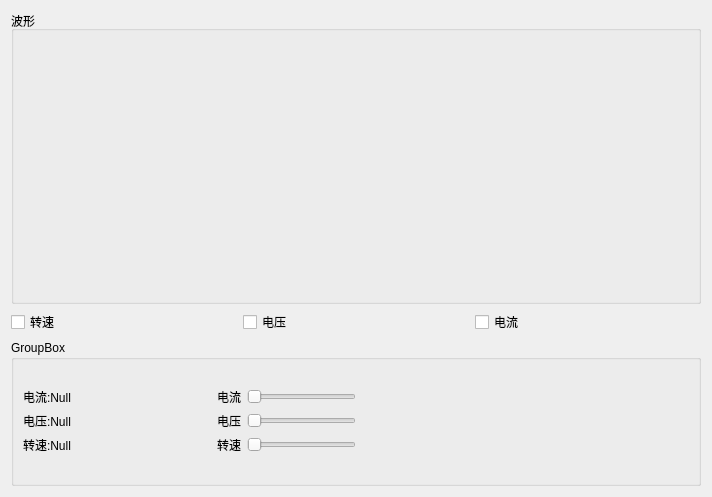
<?xml version="1.0" encoding="UTF-8"?>
<ui version="4.0">
 <class>viewShowForm</class>
 <widget class="QWidget" name="viewShowForm">
  <property name="geometry">
   <rect>
    <x>0</x>
    <y>0</y>
    <width>712</width>
    <height>497</height>
   </rect>
  </property>
  <property name="windowTitle">
   <string>Form</string>
  </property>
  <layout class="QGridLayout" name="gridLayout">
   <item row="0" column="0">
    <layout class="QVBoxLayout" name="verticalLayout_10" stretch="2,0,1">
     <item>
      <widget class="QGroupBox" name="groupBox_7">
       <property name="title">
        <string>波形</string>
       </property>
       <layout class="QGridLayout" name="gridLayout_7">
        <item row="0" column="0">
         <widget class="QCustomPlot" name="plot1" native="true"/>
        </item>
       </layout>
      </widget>
     </item>
     <item>
      <layout class="QHBoxLayout" name="horizontalLayout_13">
       <item>
        <widget class="QCheckBox" name="checkBox_Rpm">
         <property name="text">
          <string>转速</string>
         </property>
        </widget>
       </item>
       <item>
        <widget class="QCheckBox" name="checkBox_Volt">
         <property name="text">
          <string>电压</string>
         </property>
        </widget>
       </item>
       <item>
        <widget class="QCheckBox" name="checkBox_Current">
         <property name="text">
          <string>电流</string>
         </property>
        </widget>
       </item>
      </layout>
     </item>
     <item>
      <widget class="QGroupBox" name="groupBox_8">
       <property name="title">
        <string>GroupBox</string>
       </property>
       <layout class="QGridLayout" name="gridLayout_8">
        <item row="0" column="0">
         <layout class="QHBoxLayout" name="horizontalLayout_14" stretch="0,0,0">
          <item>
           <layout class="QVBoxLayout" name="verticalLayout_12">
            <item>
             <widget class="QLabel" name="label_Current">
              <property name="text">
               <string>电流:Null</string>
              </property>
             </widget>
            </item>
            <item>
             <widget class="QLabel" name="label_Volt">
              <property name="text">
               <string>电压:Null</string>
              </property>
             </widget>
            </item>
            <item>
             <widget class="QLabel" name="label_Rpm">
              <property name="text">
               <string>转速:Null</string>
              </property>
             </widget>
            </item>
           </layout>
          </item>
          <item>
           <spacer name="horizontalSpacer_9">
            <property name="orientation">
             <enum>Qt::Horizontal</enum>
            </property>
            <property name="sizeHint" stdset="0">
             <size>
              <width>40</width>
              <height>20</height>
             </size>
            </property>
           </spacer>
          </item>
          <item>
           <layout class="QVBoxLayout" name="verticalLayout_13">
            <item>
             <layout class="QHBoxLayout" name="horizontalLayout_7">
              <item>
               <widget class="QLabel" name="label_12">
                <property name="text">
                 <string>电流</string>
                </property>
               </widget>
              </item>
              <item>
               <widget class="QSlider" name="horizontalSlider">
                <property name="orientation">
                 <enum>Qt::Horizontal</enum>
                </property>
               </widget>
              </item>
             </layout>
            </item>
            <item>
             <layout class="QHBoxLayout" name="horizontalLayout_8">
              <item>
               <widget class="QLabel" name="label_13">
                <property name="text">
                 <string>电压</string>
                </property>
               </widget>
              </item>
              <item>
               <widget class="QSlider" name="horizontalSlider_2">
                <property name="orientation">
                 <enum>Qt::Horizontal</enum>
                </property>
               </widget>
              </item>
             </layout>
            </item>
            <item>
             <layout class="QHBoxLayout" name="horizontalLayout_12">
              <item>
               <widget class="QLabel" name="label_15">
                <property name="text">
                 <string>转速</string>
                </property>
               </widget>
              </item>
              <item>
               <widget class="QSlider" name="horizontalSlider_3">
                <property name="orientation">
                 <enum>Qt::Horizontal</enum>
                </property>
               </widget>
              </item>
             </layout>
            </item>
           </layout>
          </item>
         </layout>
        </item>
        <item row="0" column="1">
         <spacer name="horizontalSpacer_10">
          <property name="orientation">
           <enum>Qt::Horizontal</enum>
          </property>
          <property name="sizeHint" stdset="0">
           <size>
            <width>40</width>
            <height>20</height>
           </size>
          </property>
         </spacer>
        </item>
       </layout>
      </widget>
     </item>
    </layout>
   </item>
  </layout>
 </widget>
 <customwidgets>
  <customwidget>
   <class>QCustomPlot</class>
   <extends>QWidget</extends>
   <header location="global">methord/qcustomplot.h</header>
   <container>1</container>
  </customwidget>
 </customwidgets>
 <resources/>
 <connections/>
</ui>
